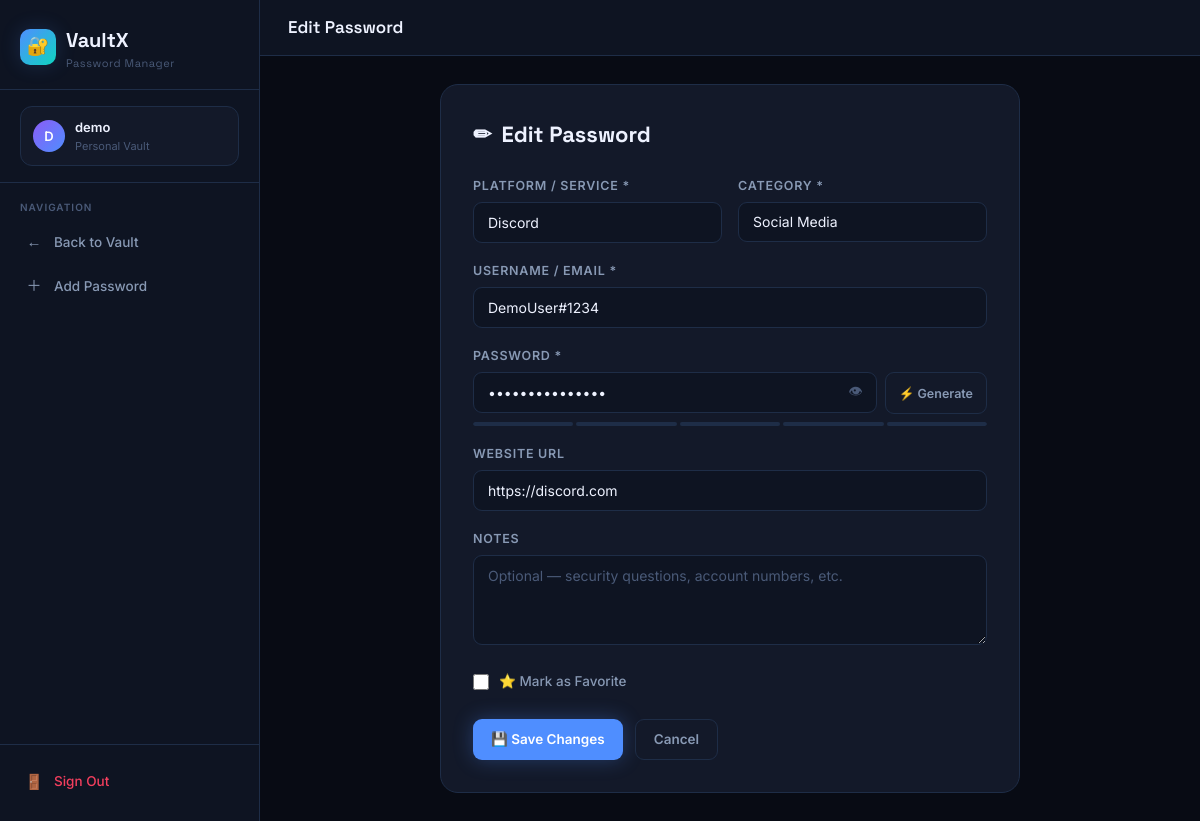
The app's page /edit/10/ (signed in) with its own data.
### vault/models.py (models this page shows, shortened)
class PasswordEntry(models.Model):
    user = models.ForeignKey(User, on_delete=models.CASCADE, related_name='passwords')
    platform = models.CharField(max_length=100)
    username = models.CharField(max_length=200)
    _password = models.TextField(db_column='password')
    url = models.URLField(blank=True, null=True)
    notes = models.TextField(blank=True, null=True)
    category = models.CharField(max_length=50, choices=CATEGORY_CHOICES, default='other')
    is_favorite = models.BooleanField(default=False)
    created_at = models.DateTimeField(auto_now_add=True)
    updated_at = models.DateTimeField(auto_now=True)
    @property
    def password(self):
        try:
            f = get_fernet()
            return f.decrypt(self._password.encode()).decode()
        except:
            return self._password
    @password.setter
    def password(self, value):
        f = get_fernet()
        self._password = f.encrypt(value.encode()).decode()
    class Meta:
        ordering = ['-updated_at']

### vault/views.py (the view)
# urls.py: path('edit/<int:pk>/', views.edit_entry, name='edit_entry'),
@login_required
def edit_entry(request, pk):
    entry = get_object_or_404(PasswordEntry, pk=pk, user=request.user)
    if request.method == 'POST':
        form = PasswordEntryForm(request.POST, instance=entry)
        if form.is_valid():
            form.save()
            messages.success(request, f'"{entry.platform}" updated!')
            return redirect('dashboard')
    else:
        initial = {'password': entry.password}
        form = PasswordEntryForm(instance=entry, initial=initial)
    return render(request, 'vault/entry_form.html', {'form': form, 'title': 'Edit Password', 'entry': entry, 'categories': CATEGORY_CHOICES, 'quick_platforms': QUICK_PLATFORMS})

### vault/forms.py (shortened to what this page needs)
class PasswordEntryForm(forms.ModelForm):
    password = forms.CharField(widget=forms.PasswordInput(render_value=True))
    class Meta:
        model = PasswordEntry
        fields = ['platform', 'username', 'password', 'url', 'category', 'notes', 'is_favorite']

### vault/models.py (called while the page is built)
def get_fernet():
    key = b'vaultx-enc-key-32bytes-padding123'
    key = base64.urlsafe_b64encode(hashlib.sha256(key).digest())
    return Fernet(key)

### templates/vault/entry_form.html (shortened to what this page needs)
{% extends 'vault/base.html' %}
{% block body %}
<div class="app-layout">
  <aside class="sidebar">
    <div class="sidebar-logo">
      <a href="{% url 'dashboard' %}" class="logo-mark">
        <div class="logo-icon">🔐</div>
        <div>
          VaultX
          <span class="logo-sub">Password Manager</span>
        </div>
      </a>
    </div>
    <div class="sidebar-user">
      <div class="user-pill">
        <div class="user-avatar">{{ request.user.username|first|upper }}</div>
        <div class="user-info">
          <div class="user-name">{{ request.user.username }}</div>
          <div class="user-role">Personal Vault</div>
        </div>
      </div>
    </div>
    <nav class="sidebar-nav">
      <div class="nav-section-label">Navigation</div>
      <a href="{% url 'dashboard' %}" class="nav-link">
        <span class="nav-icon">←</span> Back to Vault
      </a>
      <a href="{% url 'add_entry' %}" class="nav-link {% if not entry %}active{% endif %}">
        <span class="nav-icon">＋</span> Add Password
      </a>
    </nav>
    <div class="sidebar-footer">
      <a href="{% url 'logout' %}" class="nav-link" style="color:var(--rose);">
        <span class="nav-icon">🚪</span> Sign Out
      </a>
    </div>
  </aside>
  <div class="main-content">
    <div class="topbar">
      <div class="topbar-title">{{ title }}</div>
    </div>
    <div class="page-body">
      <div class="form-page">
        <div class="form-card">
          <div class="form-title">
            <span>{% if entry %}✏{% else %}＋{% endif %}</span>
            {{ title }}
          </div>
          <form method="post">
            <div class="form-row-2">
              <div class="form-row" style="margin-bottom:0">
                <label>Platform / Service *</label>
                <input type="text" name="platform" id="platformInput"
                       placeholder="e.g. Google, GitHub, AWS…"
                       value="{{ form.platform.value|default:'' }}" required>
              </div>
              <div class="form-row" style="margin-bottom:0">
                <label>Category *</label>
                <select name="category" id="categorySelect">
                  {% for val, label in categories %}
                  <option value="{{ val }}" {% if form.category.value == val %}selected{% endif %}>{{ label }}</option>
                  {% endfor %}
                </select>
              </div>
            </div>
            <div class="form-row">
              <label>Username / Email *</label>
              <input type="text" name="username"
                     placeholder="your@email.com or username"
                     value="{{ form.username.value|default:'' }}" required>
            </div>
            <div class="form-row">
              <label>Password *</label>
              <div class="input-with-btn" style="display:flex; gap:8px; align-items:flex-start;">
                <div style="flex:1; position:relative;">
                  <input type="password" name="password" id="mainPassword"
                         placeholder="Enter or generate password"
                         value="{{ form.password.value|default:'' }}"
                         oninput="updateStrength(this)" required>
                  <button type="button" class="input-inner-btn" onclick="togglePassword('mainPassword')">👁</button>
                </div>
                <button type="button" class="btn btn-secondary btn-sm" onclick="generatePassword('mainPassword')" style="white-space:nowrap; height:42px; margin-top:0;">
                  ⚡ Generate
                </button>
              </div>
              <div class="pwd-strength">
                <div class="pwd-strength-bar">
                  <div class="pwd-strength-seg"></div>
                  <div class="pwd-strength-seg"></div>
                  <div class="pwd-strength-seg"></div>
                  <div class="pwd-strength-seg"></div>
                  <div class="pwd-strength-seg"></div>
                </div>
              </div>
            </div>
            <div class="form-row">
              <label>Website URL</label>
              <input type="url" name="url"
                     placeholder="https://example.com"
                     value="{{ form.url.value|default:'' }}">
            </div>
            <div class="form-row">
              <label>Notes</label>
              <textarea name="notes" placeholder="Optional — security questions, account numbers, etc.">{{ form.notes.value|default:'' }}</textarea>
            </div>
            <div class="form-row">
              <label class="checkbox-row" style="text-transform:none; letter-spacing:0;">
                <input type="checkbox" name="is_favorite"
                       {% if form.is_favorite.value %}checked{% endif %}>
                <span>⭐ Mark as Favorite</span>
              </label>
            </div>
            <div class="form-actions">
              <button type="submit" class="btn btn-primary">
                {% if entry %}💾 Save Changes{% else %}🔐 Save to Vault{% endif %}
              </button>
              <a href="{% url 'dashboard' %}" class="btn btn-secondary">Cancel</a>
            </div>
          </form>
        </div>
      </div>
    </div>
  </div>
</div>
{% endblock %}

### records on screen
PasswordEntry: platform "Discord", category "Social Media", username "DemoUser#1234", url "https://discord.com"

### other values on screen
{{ request.user.username|first|upper }} "D"
{{ request.user.username }} "demo"
{{ title }} "Edit Password"
